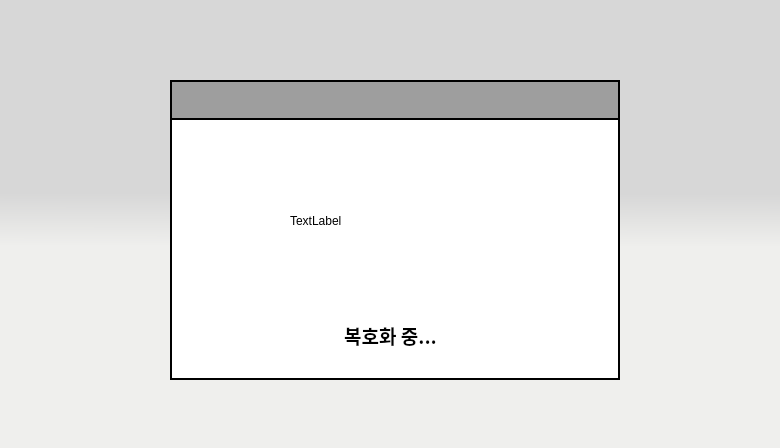
<?xml version="1.0" encoding="UTF-8"?>
<ui version="4.0">
 <class>Dialog</class>
 <widget class="QDialog" name="Dialog">
  <property name="geometry">
   <rect>
    <x>0</x>
    <y>0</y>
    <width>780</width>
    <height>448</height>
   </rect>
  </property>
  <property name="windowTitle">
   <string>Dialog</string>
  </property>
  <property name="styleSheet">
   <string notr="true">background-color:qlineargradient(spread:pad, x1:0.5, y1:0.432, x2:0.499682, y2:0.551, stop:0 rgba(215, 215, 215, 255), stop:1 rgba(239, 239, 237, 255))</string>
  </property>
  <widget class="QFrame" name="frame">
   <property name="geometry">
    <rect>
     <x>170</x>
     <y>80</y>
     <width>450</width>
     <height>300</height>
    </rect>
   </property>
   <property name="font">
    <font>
     <family>함초롬돋움</family>
     <pointsize>12</pointsize>
    </font>
   </property>
   <property name="styleSheet">
    <string notr="true">background-color:#ffffff;
border: 2px solid black;
</string>
   </property>
   <property name="frameShape">
    <enum>QFrame::StyledPanel</enum>
   </property>
   <property name="frameShadow">
    <enum>QFrame::Raised</enum>
   </property>
   <widget class="QLabel" name="titleLabel">
    <property name="geometry">
     <rect>
      <x>0</x>
      <y>0</y>
      <width>450</width>
      <height>40</height>
     </rect>
    </property>
    <property name="font">
     <font>
      <family>함초롬돋움</family>
      <pointsize>14</pointsize>
     </font>
    </property>
    <property name="styleSheet">
     <string notr="true">color: black;
background-color: #9E9E9E;
text-align:center;</string>
    </property>
    <property name="text">
     <string/>
    </property>
    <property name="alignment">
     <set>Qt::AlignCenter</set>
    </property>
   </widget>
   <widget class="QLabel" name="decryptLoadingGIF">
    <property name="geometry">
     <rect>
      <x>120</x>
      <y>50</y>
      <width>201</width>
      <height>181</height>
     </rect>
    </property>
    <property name="styleSheet">
     <string notr="true">border:5px soid white;
</string>
    </property>
    <property name="text">
     <string>TextLabel</string>
    </property>
   </widget>
   <widget class="QLabel" name="decryptLoadingTEXT">
    <property name="geometry">
     <rect>
      <x>120</x>
      <y>230</y>
      <width>201</width>
      <height>51</height>
     </rect>
    </property>
    <property name="font">
     <font>
      <family>Agency FB</family>
      <pointsize>14</pointsize>
      <weight>75</weight>
      <bold>true</bold>
     </font>
    </property>
    <property name="styleSheet">
     <string notr="true">border:5px soid white;
</string>
    </property>
    <property name="text">
     <string>복호화 중...</string>
    </property>
    <property name="alignment">
     <set>Qt::AlignCenter</set>
    </property>
   </widget>
  </widget>
 </widget>
 <resources/>
 <connections/>
</ui>
